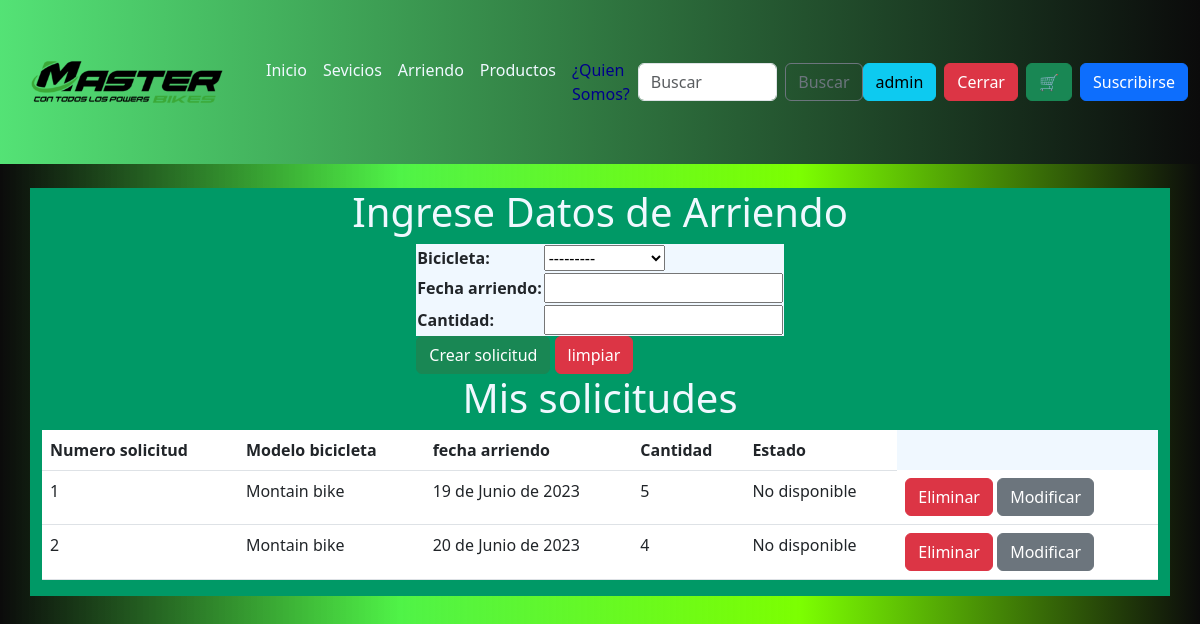
Before: /arriendo (signed in) with the older database file.
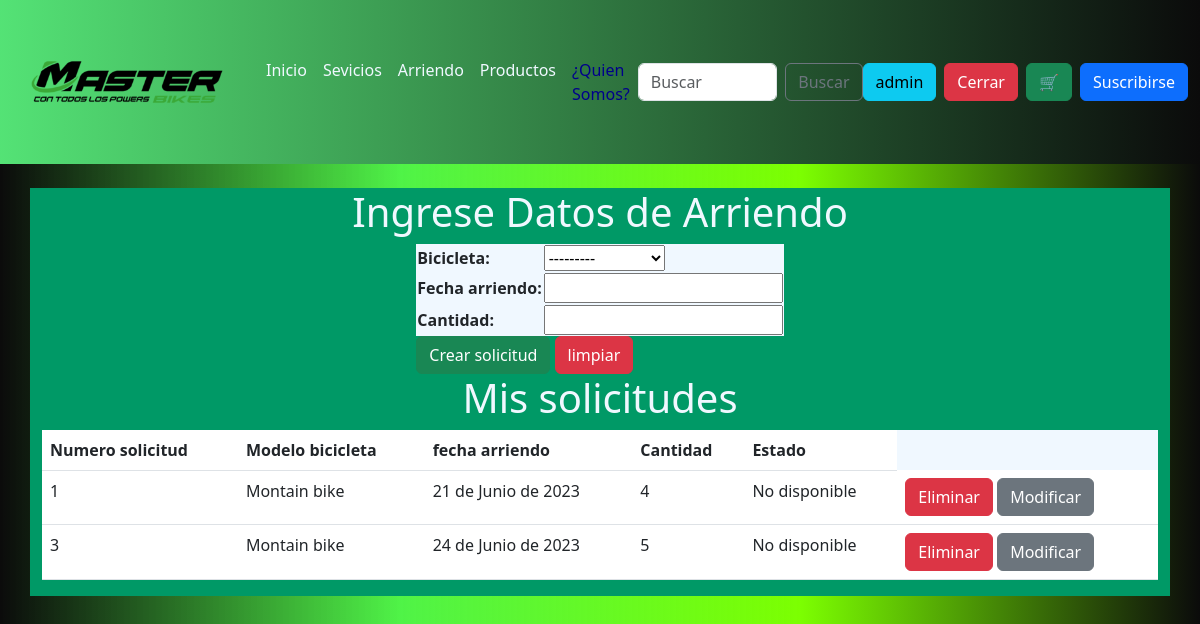
After: the same page with the newer database file.
### core/models.py (models this page shows, shortened)
class SolicitudArriendo(models.Model):
    id_arriendo=models.AutoField(primary_key=True)
    bicicleta=models.ForeignKey(Bicicleta,on_delete=CASCADE)
    fecha_arriendo=models.DateField(blank=False,null=False)
    cantidad=models.IntegerField()
    opciones = (
        (True, 'Disponible'),
        (False, 'No disponible'),
    )
    estado=models.BooleanField(choices=opciones)
    def get_estado_display(self):
        if self.estado:
            return 'Disponible'
        else:
            return 'No disponible'

class Bicicleta(models.Model):
    id_bicileta= models.CharField(primary_key=True,max_length=20)
    nombre= models.CharField(max_length=100)
    modelo=models.CharField(max_length=30)
    disponible= models.BooleanField()
    def __str__(self):
        return self.modelo

### core/views.py (the view)
# urls.py: path('arriendo',arriendo, name="arriendo"),
@login_required
def arriendo(request):
    solicituds= SolicitudArriendo.objects.all()
    data = {
        'solicituds':solicituds ,
        'form': Nuevasolicitud()
    }
    if request.method == 'POST':
        formulario= Nuevasolicitud(request.POST)
        if formulario.is_valid():
            formulario.save()
            data['mesaje']= "guardado correctamente"
    return render(request,'core/arriendo.html',data)

### core/forms.py
class Nuevasolicitud(ModelForm):
     class Meta:
        model = SolicitudArriendo
        fields = ["id_arriendo","bicicleta","fecha_arriendo","cantidad"]

### core/context_processor.py (called while the page is built)
def total_carrito(request):
    total = 0
    if request.user.is_authenticated:
        if "carrito" in request.session.keys():
            for key, value in request.session["carrito"].items():
                total += int(value["acumulado"])
    return {"total_carrito": total}

### core/templates/core/arriendo.html (shortened to what this page needs)
{% extends 'core/base.html' %}
  {% load static %}
  {% block contenido %}
    <div class="container" style="background-color: rgba(0, 153, 102);" >
        <h1 class="center" style="color: aliceblue;">Ingrese Datos de Arriendo</h1>
    </div>
    <div class="container" style="background-color: rgba(0, 153, 102);" >
          <form action=""method="POST">
           <table>
            {{ form.as_table }}
           </table>
           <input type="submit" class="btn btn-success"  value="Crear solicitud">
           <input type="reset" class="btn btn-danger"  value="limpiar">
          </form>
          <br>
          </div>
    <div class="container" style=" background-color:rgba(0, 153, 102);">
      <h1  style="color: aliceblue;">Mis solicitudes</h1>
      </div>
    <div class="container" style=" background-color:rgba(0, 153, 102);">
      <table class="table table-hover">
          <thead>
          <tr>
              <th scope="col">Numero solicitud </th>
              <th scope="col">Modelo bicicleta </th>
              <th scope="col">fecha arriendo </th>
              <th scope="col">Cantidad </th>
              <th scope="col">Estado </th>
          </tr>
          </thead>
          {% for s in solicituds %}
          <tbody>
              <tr>
                  <td> {{ s.id_arriendo }} </td>
                  <td> {{ s.bicicleta }} </td>
                  <td> {{ s.fecha_arriendo }} </td>
                  <td> {{ s.cantidad }} </td>
                  <td> {{ s.get_estado_display }} </td>
                  <br>
                  <td>
                    <a href="{% url 'eliminar_solicitud' s.id_arriendo%}" class="btn btn-danger">Eliminar</a>
                    <a href="{% url 'mod_arrien' s.id_arriendo%}" class="btn btn-secondary">Modificar</a>
                  </td>
              </tr>
          </tbody>
          {% endfor %}
      </table>
{% endblock %}

### core/templates/core/base.html (shortened to what this page needs)
<!DOCTYPE html>
<html lang="en">
<head>
    {% load static %}
    <link href="https://cdn.jsdelivr.net/npm/bootstrap@5.3.0-alpha2/dist/css/bootstrap.min.css" rel="stylesheet">
    <link rel="stylesheet" href="{% static 'core/'%}css/style.css">
</head>
<body>
<nav class="navbar navbar-expand-lg bg-body-tertiary"  >
    <div class="container-fluid">
      <a class="navbar-brand" href="#"><img src="{% static 'core/'%}img/logo1.png" width="230px"></a>
      <div class="collapse navbar-collapse" id="navbarSupportedContent">
        <ul class="navbar-nav me-auto mb-2 mb-lg-0">
          <li class="nav-item">
            <a class="nav-link active" aria-current="page" href="{% url 'base' %}" style="color:aliceblue">Inicio</a>
          </li>
          <li class="nav-item">
            <a class="nav-link" href="{% url 'servicios' %}"style="color:aliceblue">Sevicios</a>
          </li>
          <li class="nav-item">
            <a class="nav-link" href="{% url 'vistaArriendo' %}"style="color:aliceblue">Arriendo</a>
          </li>
          <li class="nav-item">
            <a class="nav-link" href="{% url 'productos' %}" style="color:aliceblue">Productos</a>
          </li>
          <li class="nav-item">
            <a class="nav-link" href="{% url 'info' %}" style="color:darkblue ">¿Quien Somos?</a>
          </li>
        </ul>
        <form class="d-flex" role="search">
          <input class="form-control me-2" type="search" placeholder="Buscar" aria-label="Search">
          <button class="btn btn-outline-secondary" type="submit">Buscar</button><br>
        </form>
        <br>
        <div class="d-grid gap-2 d-md-flex justify-content-md-end">
          {% if user.is_authenticated %}
          <a  class="btn btn-info" href="#">{{ user.username}}</a>
          <a class="btn btn-danger" href="{% url 'logout' %}">Cerrar </a>
          {% else %}
          <a class="btn btn-info" class="#" href="{% url 'login' %}" role="button" >👤</a>
          {% endif%}
          <a class="btn btn-success" href="{% url 'carrito' %}" class="nav-link" role="button"> 🛒</a>
          <a class="btn btn-primary" class="nav-link" href="{% url 'form' %}" role="button" >Suscribirse</a>
  </div>
      </div>
    </div>
  </nav>
 <br>
 {% block contenido %}{% endblock %}
</body>
</html>

### core/static/core/css/style.css (style rules this page uses)
body { background-image:linear-gradient( to right ,#0b0b0b,#16ef0bc0 ,#7cff01,#0b0b0b) ; }
nav { background-image:linear-gradient( to right,#1edb4ac0 ,#0b0b0b) ; }
table { background-color: aliceblue; }
.container { display: flex; justify-content: center; text-align: justify; }

Changed rows visible on the page:
removed SolicitudArriendo: id_arriendo "2", bicicleta "Montain bike", fecha_arriendo "20 de Junio de 2023", cantidad "4", estado "No disponible"
changed SolicitudArriendo id 1: fecha_arriendo "19 de Junio de 2023" → "21 de Junio de 2023"; cantidad "5" → "4"
added SolicitudArriendo: id_arriendo "3", bicicleta "Montain bike", fecha_arriendo "24 de Junio de 2023", cantidad "5", estado "No disponible"
